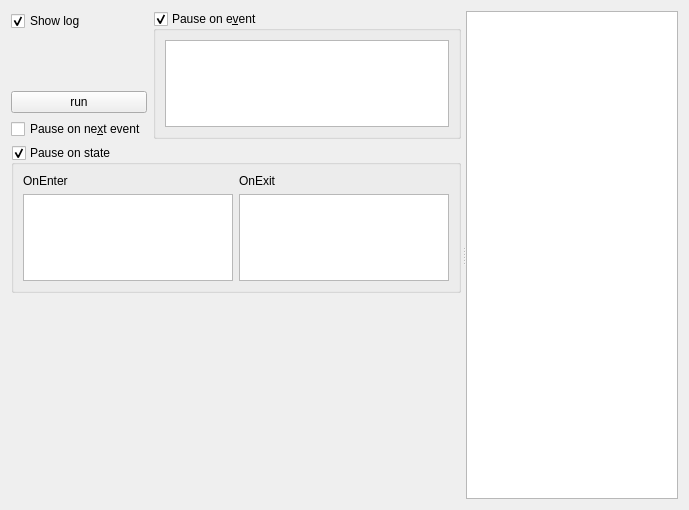
<?xml version="1.0" encoding="UTF-8"?>
<ui version="4.0">
 <class>SimuCtrl</class>
 <widget class="QWidget" name="SimuCtrl">
  <property name="geometry">
   <rect>
    <x>0</x>
    <y>0</y>
    <width>689</width>
    <height>510</height>
   </rect>
  </property>
  <property name="windowTitle">
   <string>Form</string>
  </property>
  <layout class="QVBoxLayout" name="verticalLayout_6">
   <item>
    <widget class="QSplitter" name="splitter">
     <property name="sizePolicy">
      <sizepolicy hsizetype="Expanding" vsizetype="Preferred">
       <horstretch>0</horstretch>
       <verstretch>0</verstretch>
      </sizepolicy>
     </property>
     <property name="orientation">
      <enum>Qt::Horizontal</enum>
     </property>
     <property name="handleWidth">
      <number>5</number>
     </property>
     <widget class="QWidget" name="layoutWidget">
      <layout class="QVBoxLayout" name="verticalLayout_5" stretch="0,0,0">
       <property name="spacing">
        <number>6</number>
       </property>
       <property name="sizeConstraint">
        <enum>QLayout::SetDefaultConstraint</enum>
       </property>
       <item>
        <layout class="QHBoxLayout" name="horizontalLayout_2" stretch="0,0">
         <item>
          <layout class="QVBoxLayout" name="verticalLayout_4">
           <item>
            <widget class="QCheckBox" name="checkBox">
             <property name="text">
              <string>Show log</string>
             </property>
             <property name="checked">
              <bool>true</bool>
             </property>
            </widget>
           </item>
           <item>
            <spacer name="verticalSpacer">
             <property name="orientation">
              <enum>Qt::Vertical</enum>
             </property>
             <property name="sizeHint" stdset="0">
              <size>
               <width>20</width>
               <height>40</height>
              </size>
             </property>
            </spacer>
           </item>
           <item>
            <widget class="QPushButton" name="pb_run">
             <property name="text">
              <string>run</string>
             </property>
            </widget>
           </item>
           <item>
            <widget class="QCheckBox" name="cb_nextEvent">
             <property name="text">
              <string>Pause on ne&amp;xt event</string>
             </property>
            </widget>
           </item>
          </layout>
         </item>
         <item>
          <widget class="QGroupBox" name="gb_pauseOnEvent">
           <property name="sizePolicy">
            <sizepolicy hsizetype="Minimum" vsizetype="Preferred">
             <horstretch>0</horstretch>
             <verstretch>0</verstretch>
            </sizepolicy>
           </property>
           <property name="minimumSize">
            <size>
             <width>100</width>
             <height>0</height>
            </size>
           </property>
           <property name="title">
            <string>Pause on e&amp;vent</string>
           </property>
           <property name="checkable">
            <bool>true</bool>
           </property>
           <layout class="QVBoxLayout" name="verticalLayout">
            <item>
             <widget class="QListWidget" name="lw_event">
              <property name="alternatingRowColors">
               <bool>true</bool>
              </property>
              <property name="selectionMode">
               <enum>QAbstractItemView::MultiSelection</enum>
              </property>
             </widget>
            </item>
           </layout>
          </widget>
         </item>
        </layout>
       </item>
       <item>
        <widget class="QGroupBox" name="gb_pauseOnState">
         <property name="sizePolicy">
          <sizepolicy hsizetype="Minimum" vsizetype="Preferred">
           <horstretch>0</horstretch>
           <verstretch>0</verstretch>
          </sizepolicy>
         </property>
         <property name="minimumSize">
          <size>
           <width>100</width>
           <height>0</height>
          </size>
         </property>
         <property name="title">
          <string>Pause on state</string>
         </property>
         <property name="checkable">
          <bool>true</bool>
         </property>
         <layout class="QHBoxLayout" name="horizontalLayout" stretch="1,1">
          <item>
           <layout class="QVBoxLayout" name="verticalLayout_2">
            <item>
             <widget class="QLabel" name="label">
              <property name="text">
               <string>OnEnter</string>
              </property>
             </widget>
            </item>
            <item>
             <widget class="QListWidget" name="lw_onEnter">
              <property name="alternatingRowColors">
               <bool>true</bool>
              </property>
              <property name="selectionMode">
               <enum>QAbstractItemView::MultiSelection</enum>
              </property>
             </widget>
            </item>
           </layout>
          </item>
          <item>
           <layout class="QVBoxLayout" name="verticalLayout_3">
            <item>
             <widget class="QLabel" name="label_2">
              <property name="text">
               <string>OnExit</string>
              </property>
             </widget>
            </item>
            <item>
             <widget class="QListWidget" name="lw_onExit">
              <property name="alternatingRowColors">
               <bool>true</bool>
              </property>
              <property name="selectionMode">
               <enum>QAbstractItemView::MultiSelection</enum>
              </property>
             </widget>
            </item>
           </layout>
          </item>
         </layout>
        </widget>
       </item>
       <item>
        <widget class="QWidget" name="widget" native="true">
         <property name="minimumSize">
          <size>
           <width>0</width>
           <height>200</height>
          </size>
         </property>
        </widget>
       </item>
      </layout>
     </widget>
     <widget class="QPlainTextEdit" name="pte_log">
      <property name="sizePolicy">
       <sizepolicy hsizetype="Minimum" vsizetype="Expanding">
        <horstretch>0</horstretch>
        <verstretch>0</verstretch>
       </sizepolicy>
      </property>
      <property name="minimumSize">
       <size>
        <width>100</width>
        <height>0</height>
       </size>
      </property>
      <property name="readOnly">
       <bool>true</bool>
      </property>
     </widget>
    </widget>
   </item>
  </layout>
 </widget>
 <resources/>
 <connections>
  <connection>
   <sender>checkBox</sender>
   <signal>toggled(bool)</signal>
   <receiver>pte_log</receiver>
   <slot>setVisible(bool)</slot>
   <hints>
    <hint type="sourcelabel">
     <x>36</x>
     <y>25</y>
    </hint>
    <hint type="destinationlabel">
     <x>545</x>
     <y>162</y>
    </hint>
   </hints>
  </connection>
 </connections>
</ui>
